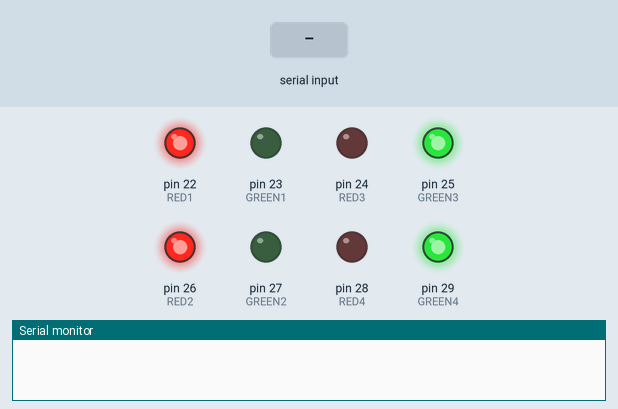
Bench run of a sketch on a simulated Arduino Mega 2560, built with avr-gcc and run on an emulated ATmega2560. Shown: output pins drawn as LEDs (lit = HIGH), the last lines printed to the serial monitor. Inputs (shaded band) come from the test bench.

Above: at 1.2 s.
1.3 s: "2" received over the second serial link
At 2.0 s:
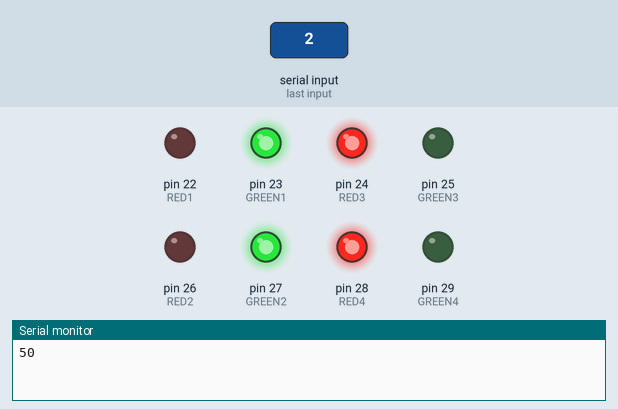
2.8 s: "1" received over the second serial link
At 3.2 s:
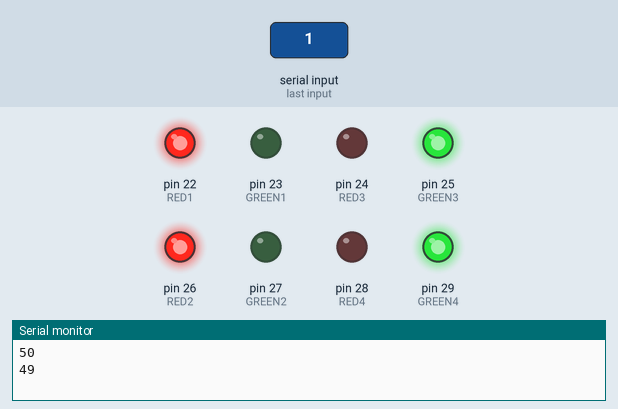
Timing chart, 0 to 5.8 s (numbered marks = the images above; inputs shaded):
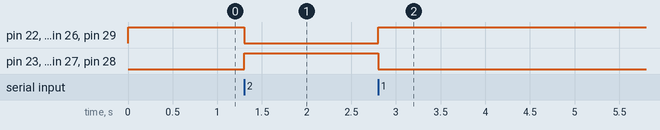

Measured:
- after the input at 1.3 s, pin 22 (RED1), pin 25 (GREEN3), pin 26 (RED2), pin 29 (GREEN4): HIGH → LOW at once; pin 23 (GREEN1), pin 24 (RED3), pin 27 (GREEN2), pin 28 (RED4): LOW → HIGH at once
- after the input at 2.8 s, pin 22 (RED1), pin 25 (GREEN3), pin 26 (RED2), pin 29 (GREEN4): LOW → HIGH at once; pin 23 (GREEN1), pin 24 (RED3), pin 27 (GREEN2), pin 28 (RED4): HIGH → LOW at once

The sketch:

control_led.ino
```cpp
#define RED1 22
#define GREEN1 23
#define RED2 26
#define GREEN2 27
#define RED3 24
#define GREEN3 25
#define RED4 28
#define GREEN4 29

String DIR1 = "49"; //ASCII -> 1
String DIR2 = "50"; //ASCII -> 2

String received;

void setup() {
  initSerial();

  initLight();

  Serial1.write(100); //transmit init message to main controller
}

void loop() {
  //listen to main controller
  listenToMainController();
}

void initSerial() {
  Serial.begin(9600);
  Serial1.begin(9600);
}

void initLight() {
  pinMode(RED1, OUTPUT);
  pinMode(GREEN1, OUTPUT);
  pinMode(RED2, OUTPUT);
  pinMode(GREEN2, OUTPUT);
  pinMode(RED3, OUTPUT);
  pinMode(GREEN3, OUTPUT);
  pinMode(RED4, OUTPUT);
  pinMode(GREEN4, OUTPUT);

  digitalWrite(RED1, HIGH);
  digitalWrite(GREEN1, LOW);
  digitalWrite(RED2, HIGH);
  digitalWrite(GREEN2, LOW);
  digitalWrite(RED3, LOW);
  digitalWrite(GREEN3, HIGH);
  digitalWrite(RED4, LOW);
  digitalWrite(GREEN4, HIGH);
}

void listenToMainController() {
  if (Serial1.available() > 0) {
    received = Serial1.read();
    Serial.println(received);

    if (received == DIR1) {
      digitalWrite(RED1, HIGH);
      digitalWrite(GREEN1, LOW);
      digitalWrite(RED2, HIGH);
      digitalWrite(GREEN2, LOW);
      digitalWrite(RED3, LOW);
      digitalWrite(GREEN3, HIGH);
      digitalWrite(RED4, LOW);
      digitalWrite(GREEN4, HIGH);

    } else if (received == DIR2) {
      digitalWrite(RED1, LOW);
      digitalWrite(GREEN1, HIGH);
      digitalWrite(RED2, LOW);
      digitalWrite(GREEN2, HIGH);
      digitalWrite(RED3, HIGH);
      digitalWrite(GREEN3, LOW);
      digitalWrite(RED4, HIGH);
      digitalWrite(GREEN4, LOW);
    }
  }
}
```
